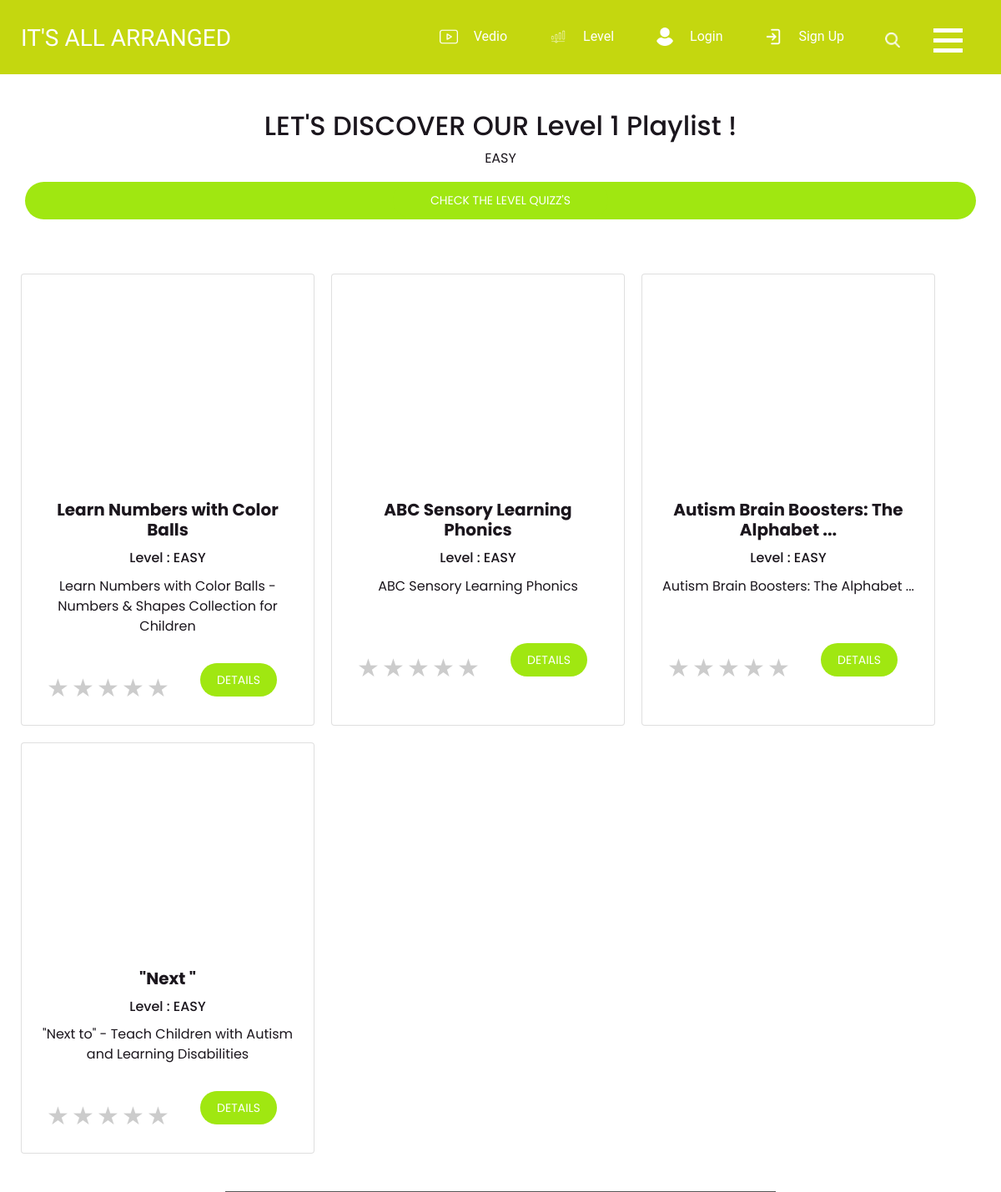
/Level/1, run on the app's committed database.
### MyApp/models.py (models this page shows, shortened)
class Level(models.Model):
    Level = models.IntegerField(blank=False, null=False)
    Description = models.CharField(max_length=500,blank=False, null=False)
    image = models.ImageField(blank=False, null=False)
    IQ_Interval = models.IntegerField(null=True, blank=True)
    def __str__(self):
        return self.Description

class Cours(models.Model):
    title = models.CharField(max_length=200, null=False)
    description = models.CharField(max_length=200)
    Vedio = models.CharField(max_length=200,null=True, blank=True)
    level = models.ForeignKey(Level,null=True, blank=True,related_name='level',on_delete=models.CASCADE)
    Rating = models.IntegerField(default=3)

### MyApp/views.py (the view)
# urls.py: path('Level/<int:level_id>',Levelpage , name='levelpage'),
def Levelpage(request,level_id):
    level = Level.objects.get(pk=level_id)
    cours = Cours.objects.filter(level=level_id)
    context = {'cours': cours, 'level': level}
    return render(request,'MyApp/levelpage.html',context)

### MyApp/templates/MyApp/levelpage.html (shortened to what this page needs)
<!DOCTYPE html>
{% load static %}
<html>
<head>
  <link rel="stylesheet" type="text/css"
    href="https://cdnjs.cloudflare.com/ajax/libs/OwlCarousel2/2.1.3/assets/owl.carousel.min.css" />
  <link rel="stylesheet" type="text/css" href="{% static 'css/bootstrap.css' %}" />
  <link href="{% static 'css/style.css' %}" rel="stylesheet" />
  <link href="{% static 'css/responsive.css' %}" rel="stylesheet" />
</head>
<body class="sub_page">
  <body class="">
  <div class="hero_area">
    <header class="header_section">
      <div class="container-fluid">
        <nav class="navbar navbar-expand-lg custom_nav-container">
          <a class="navbar-brand" href="{% url 'homepage'%}">
            <span>
              IT'S ALL ARRANGED
            </span>
          </a>
          <div class="navbar-collapse" id="">
            <div class="d-none d-lg-flex ml-auto flex-column flex-lg-row align-items-center">
              <ul class="navbar-nav  ">
                 <li class="nav-item">
                  <a class="nav-link" href="{% url 'playlist' %}">
                    <img src="{% static 'images/cmd2.png' %}" alt="" />
                    <span>Vedio</span></a>
                </li>
                 <li class="nav-item">
                          <a class="nav-link" href="{% url 'level' %}">
                            <img src="{% static 'images/volume-control.png' %}" alt="" />
                            <span>Level</span></a>
                 </li>
                {% if not request.user.is_authenticated %}
                    <li class="nav-item">
                      <a class="nav-link" href="{% url 'Login'%}">
                        <img src="{% static 'images/cmd3.png' %}" alt="" />
                        <span>Login</span></a>
                    </li>
                    <li class="nav-item">
                      <a class="nav-link" href="{% url 'Signin'%}">
                        <img src="{% static 'images/cmd1.png' %}" alt="" />
                        <span>Sign Up</span>
                      </a>
                      </li>
              {% endif %}
              </ul>
              <form class="form-inline my-2 mb-3 mb-lg-0 mr-5">
                <button class="btn  my-2 my-sm-0 nav_search-btn" type="submit"></button>
              </form>
            </div>
            <div class="custom_menu-btn">
              <button onclick="openNav()">
                <span class="s-1">
                </span>
                <span class="s-2">
                </span>
                <span class="s-3">
                </span>
              </button>
            </div>
          </div>
        </nav>
      </div>
    </header>
  </div>
  <section class="portfolio_section layout_padding2">
     <div class="container">
      <h2>
        LET'S DISCOVER OUR Level {{level.Level}} Playlist !
      </h2>
      <p>
{{level.Description}}
      </p>
       <div class="check">
         <a href="{% url 'levelquiz' level.id %}" class="check" >Check the Level quizz's</a>
       </div>
    </div>
    <div class="container layout_padding2-top ">
      <div class="row">
        {% for cour in cours %}
        <div class="card" style="width: 22rem;">
        <iframe width="350" height="250"
            src="{{cour.Vedio}}"  title="YouTube video player" frameborder="0" allow="accelerometer; autoplay; clipboard-write; encrypted-media; gyroscope; picture-in-picture" allowfullscreen >
            </iframe>  <div class="card-body">
    <h5 class="card-title"> <b>{{cour.title}}  </b> </h5>
    <h6 class="card-title"> Level : {{cour.level}}</h6>
    <p class="card-text">{{cour.description}}</p>
  </div>
  <div class="card-body">
    <div class="rate  align-items-center">
    <label for="star5" title="text">5 stars</label>
    <label for="star4" title="text">4 stars</label>
    <label for="star3" title="text">3 stars</label>
    <label for="star2" title="text">2 stars</label>
    <label for="star1" title="text">1 star</label>
  </div>
    <a href="#" class="check" style="padding:10px 20px">Details</a>
  </div>
</div>
        {% endfor %}
      </div>
    </div>
  </section>
</body>
</html>

### MyApp/static/css/style.css (style rules this page uses)
body { font-family: "Poppins", sans-serif; color: #1b161d; background-color: #ffffff; }
.layout_padding2 { padding: 45px 0; }
.layout_padding2-top { padding-top: 45px; }
.hero_area { height: 98vh; position: relative; }
.sub_page .hero_area { height: auto; }
.hero_area::before { content: ""; position: absolute; width: 100%; height: 102%; left: 0; top: 0; background-color: #c4d70f; clip-path: polygon(0 0, 100% 0, 100% 73%, 0% 100%); }
.sub_page .hero_area::before { clip-path: none; }
.header_section .container-fluid { padding-right: 25px; padding-left: 25px; }
.custom_nav-container.navbar-expand-lg .navbar-nav .nav-link img { width: 22px; margin-right: 15px; }
.custom_nav-container.navbar-expand-lg .navbar-nav .nav-link { padding: 0px 25px; color: #fefeff; text-align: center; font-family: "Roboto", sans-serif; }
.custom_menu-btn { z-index: 9; position: absolute; right: 15px; top: 14px; }
.custom_menu-btn button { margin-top: 12px; outline: none; border: none; background-color: transparent; }
.custom_menu-btn button span { display: block; width: 35px; height: 5px; background-color: #fff; margin: 7px 0; transition: all .3s; }
.custom_menu-btn .s-2 { transition: all .1s; }
a, a:hover, a:focus { text-decoration: none; }
.btn, .btn:focus { outline: none !important; box-shadow: none; }
.custom_nav-container .nav_search-btn { background-image: url(../images/search-icon.png); background-size: 18px; background-repeat: no-repeat; width: 35px; height: 35px; padding: 0; border: none; margin: 0 40px 0 15px; background-position: center; }
.navbar-brand { display: flex; align-items: center; }
.navbar-brand span { font-family: 'Dosis', sans-serif; text-transform: uppercase; font-size: 28px; font-weight: 500; color: #fefeff; margin-top: 5px; }
.custom_nav-container { z-index: 99999; padding: 15px 0; }
.portfolio_section { text-align: center; }

### MyApp/static/css/responsive.css (style rules this page uses)
@media (min-width: 1200px) { .container { max-width: 1170px; } }

### MyApp/templates/MyApp/levelpage.html (style rules this page uses)
.check { border: none; background-color: #a0e711; color: white; padding: 12px 45px; font-size: 14px; border-radius: 25px; text-transform: uppercase; }
.rate { float: left; height: 46px; padding: 0 10px; }
.rate:not(:checked) > label { float:right; width:1em; overflow:hidden; white-space:nowrap; cursor:pointer; font-size:30px; color:#ccc; }
.rate:not(:checked) > label:before { content: '★ '; }

### data on the page
Level: Level "1", Description "EASY"
Cours: title "Learn Numbers with Color Balls", level "EASY", description "Learn Numbers with Color Balls - Numbers & Shapes Collection for Children"
Cours: title "ABC Sensory Learning Phonics", level "EASY", description "ABC Sensory Learning Phonics"
Cours: title "Autism Brain Boosters: The Alphabet ...", level "EASY", description "Autism Brain Boosters: The Alphabet ..."
Cours: title "\"Next \"", level "EASY", description "\"Next to\" - Teach Children with Autism and Learning Disabilities"
